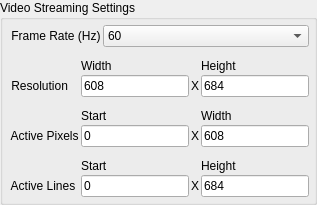
                    <widget class="QGroupBox" name="groupBox_VideoStreaming">
                     <property name="sizePolicy">
                      <sizepolicy hsizetype="Minimum" vsizetype="Minimum">
                       <horstretch>0</horstretch>
                       <verstretch>0</verstretch>
                      </sizepolicy>
                     </property>
                     <property name="title">
                      <string>Video Streaming Settings</string>
                     </property>
                     <layout class="QVBoxLayout" name="verticalLayout_32">
                      <property name="spacing">
                       <number>2</number>
                      </property>
                      <property name="leftMargin">
                       <number>5</number>
                      </property>
                      <property name="topMargin">
                       <number>5</number>
                      </property>
                      <property name="rightMargin">
                       <number>5</number>
                      </property>
                      <property name="bottomMargin">
                       <number>5</number>
                      </property>
                      <item>
                       <layout class="QFormLayout" name="formLayout">
                        <item row="0" column="0">
                         <widget class="QLabel" name="videoFrameRateLabel">
                          <property name="text">
                           <string> Frame Rate (Hz)</string>
                          </property>
                         </widget>
                        </item>
                        <item row="0" column="1">
                         <widget class="QComboBox" name="videoFrameRate">
                          <item>
                           <property name="text">
                            <string>60</string>
                           </property>
                          </item>
                          <item>
                           <property name="text">
                            <string>50</string>
                           </property>
                          </item>
                         </widget>
                        </item>
                       </layout>
                      </item>
                      <item>
                       <spacer name="verticalSpacer_3">
                        <property name="orientation">
                         <enum>Qt::Vertical</enum>
                        </property>
                        <property name="sizeType">
                         <enum>QSizePolicy::Fixed</enum>
                        </property>
                        <property name="sizeHint" stdset="0">
                         <size>
                          <width>20</width>
                          <height>10</height>
                         </size>
                        </property>
                       </spacer>
                      </item>
                      <item>
                       <layout class="QGridLayout" name="gridLayout">
                        <property name="spacing">
                         <number>2</number>
                        </property>
                        <item row="1" column="0">
                         <widget class="QLabel" name="resolutionLable">
                          <property name="text">
                           <string> Resolution</string>
                          </property>
                         </widget>
                        </item>
                        <item row="3" column="1">
                         <widget class="QLabel" name="firstPixLabel">
                          <property name="text">
                           <string>Start</string>
                          </property>
                         </widget>
                        </item>
                        <item row="6" column="3">
                         <widget class="QLabel" name="activeHeightLabel">
                          <property name="text">
                           <string>Height</string>
                          </property>
                         </widget>
                        </item>
                        <item row="4" column="0">
                         <widget class="QLabel" name="activePixLabel">
                          <property name="text">
                           <string> Active Pixels</string>
                          </property>
                         </widget>
                        </item>
                        <item row="3" column="3">
                         <widget class="QLabel" name="activeWidthLabel">
                          <property name="text">
                           <string>Width</string>
                          </property>
                         </widget>
                        </item>
                        <item row="7" column="0">
                         <widget class="QLabel" name="activeLineLabel">
                          <property name="text">
                           <string> Active Lines</string>
                          </property>
                         </widget>
                        </item>
                        <item row="5" column="0">
                         <spacer name="verticalSpacer">
                          <property name="orientation">
                           <enum>Qt::Vertical</enum>
                          </property>
                          <property name="sizeType">
                           <enum>QSizePolicy::Minimum</enum>
                          </property>
                          <property name="sizeHint" stdset="0">
                           <size>
                            <width>20</width>
                            <height>10</height>
                           </size>
                          </property>
                         </spacer>
                        </item>
                        <item row="6" column="1">
                         <widget class="QLabel" name="firstLineLabel">
                          <property name="text">
                           <string>Start</string>
                          </property>
                         </widget>
                        </item>
                        <item row="1" column="2">
                         <widget class="QLabel" name="xLabel">
                          <property name="text">
                           <string>X</string>
                          </property>
                         </widget>
                        </item>
                        <item row="1" column="1">
                         <widget class="QLineEdit" name="xResInput">
                          <property name="toolTip">
                           <string>&lt;!DOCTYPE HTML PUBLIC &quot;-//W3C//DTD HTML 4.0//EN&quot; &quot;http://www.w3.org/TR/REC-html40/strict.dtd&quot;&gt;
&lt;html&gt;&lt;head&gt;&lt;meta name=&quot;qrichtext&quot; content=&quot;1&quot; /&gt;&lt;style type=&quot;text/css&quot;&gt;
p, li { white-space: pre-wrap; }
&lt;/style&gt;&lt;/head&gt;&lt;body style=&quot; font-family:'MS Shell Dlg 2'; font-size:7.8pt; font-weight:400; font-style:normal;&quot;&gt;
&lt;p style=&quot; margin-top:0px; margin-bottom:0px; margin-left:0px; margin-right:0px; -qt-block-indent:0; text-indent:0px;&quot;&gt;&lt;span style=&quot; font-size:8pt;&quot;&gt;Supported Resolutions :&lt;/span&gt;&lt;/p&gt;
&lt;p style=&quot;-qt-paragraph-type:empty; margin-top:0px; margin-bottom:0px; margin-left:0px; margin-right:0px; -qt-block-indent:0; text-indent:0px; font-size:8pt;&quot;&gt;&lt;/p&gt;
&lt;p style=&quot;-qt-paragraph-type:empty; margin-top:0px; margin-bottom:0px; margin-left:0px; margin-right:0px; -qt-block-indent:0; text-indent:0px; font-size:8pt;&quot;&gt;&lt;/p&gt;
&lt;table border=&quot;0&quot; style=&quot; margin-top:0px; margin-bottom:0px; margin-left:0px; margin-right:0px;&quot; width=&quot;328&quot; cellspacing=&quot;0&quot; cellpadding=&quot;0&quot;&gt;
&lt;tr&gt;
&lt;td width=&quot;82&quot; style=&quot; vertical-align:bottom; padding-left:0; padding-right:0; padding-top:0; padding-bottom:0;&quot;&gt;
&lt;p style=&quot; margin-top:12px; margin-bottom:12px; margin-left:0px; margin-right:0px; -qt-block-indent:0; text-indent:0px;&quot;&gt;&lt;span style=&quot; font-size:8pt;&quot;&gt;240x320 &lt;/span&gt;&lt;/p&gt;&lt;/td&gt;
&lt;td width=&quot;82&quot; style=&quot; vertical-align:bottom; padding-left:0; padding-right:0; padding-top:0; padding-bottom:0;&quot;&gt;
&lt;p style=&quot; margin-top:12px; margin-bottom:12px; margin-left:0px; margin-right:0px; -qt-block-indent:0; text-indent:0px;&quot;&gt;&lt;span style=&quot; font-size:8pt;&quot;&gt;640x480 &lt;/span&gt;&lt;/p&gt;&lt;/td&gt;
&lt;td width=&quot;82&quot; style=&quot; vertical-align:bottom; padding-left:0; padding-right:0; padding-top:0; padding-bottom:0;&quot;&gt;
&lt;p style=&quot; margin-top:12px; margin-bottom:12px; margin-left:0px; margin-right:0px; -qt-block-indent:0; text-indent:0px;&quot;&gt;&lt;span style=&quot; font-size:8pt;&quot;&gt;480x852 &lt;/span&gt;&lt;/p&gt;&lt;/td&gt;
&lt;td width=&quot;82&quot; style=&quot; vertical-align:bottom; padding-left:0; padding-right:0; padding-top:0; padding-bottom:0;&quot;&gt;
&lt;p style=&quot; margin-top:12px; margin-bottom:12px; margin-left:0px; margin-right:0px; -qt-block-indent:0; text-indent:0px;&quot;&gt;&lt;span style=&quot; font-size:8pt;&quot;&gt;864x480 &lt;/span&gt;&lt;/p&gt;&lt;/td&gt;&lt;/tr&gt;
&lt;tr&gt;
&lt;td style=&quot; vertical-align:bottom; padding-left:0; padding-right:0; padding-top:0; padding-bottom:0;&quot;&gt;
&lt;p style=&quot; margin-top:12px; margin-bottom:12px; margin-left:0px; margin-right:0px; -qt-block-indent:0; text-indent:0px;&quot;&gt;&lt;span style=&quot; font-size:8pt;&quot;&gt;320x240 &lt;/span&gt;&lt;/p&gt;&lt;/td&gt;
&lt;td style=&quot; vertical-align:bottom; padding-left:0; padding-right:0; padding-top:0; padding-bottom:0;&quot;&gt;
&lt;p style=&quot; margin-top:12px; margin-bottom:12px; margin-left:0px; margin-right:0px; -qt-block-indent:0; text-indent:0px;&quot;&gt;&lt;span style=&quot; font-size:8pt;&quot;&gt;480x720 &lt;/span&gt;&lt;/p&gt;&lt;/td&gt;
&lt;td style=&quot; vertical-align:bottom; padding-left:0; padding-right:0; padding-top:0; padding-bottom:0;&quot;&gt;
&lt;p style=&quot; margin-top:12px; margin-bottom:12px; margin-left:0px; margin-right:0px; -qt-block-indent:0; text-indent:0px;&quot;&gt;&lt;span style=&quot; font-size:8pt;&quot;&gt;852x480 &lt;/span&gt;&lt;/p&gt;&lt;/td&gt;
&lt;td style=&quot; vertical-align:bottom; padding-left:0; padding-right:0; padding-top:0; padding-bottom:0;&quot;&gt;
&lt;p style=&quot; margin-top:12px; margin-bottom:12px; margin-left:0px; margin-right:0px; -qt-block-indent:0; text-indent:0px;&quot;&gt;&lt;span style=&quot; font-size:8pt;&quot;&gt;720x240 &lt;/span&gt;&lt;/p&gt;&lt;/td&gt;&lt;/tr&gt;
&lt;tr&gt;
&lt;td style=&quot; vertical-align:bottom; padding-left:0; padding-right:0; padding-top:0; padding-bottom:0;&quot;&gt;
&lt;p style=&quot; margin-top:12px; margin-bottom:12px; margin-left:0px; margin-right:0px; -qt-block-indent:0; text-indent:0px;&quot;&gt;&lt;span style=&quot; font-size:8pt;&quot;&gt;240x427 &lt;/span&gt;&lt;/p&gt;&lt;/td&gt;
&lt;td style=&quot; vertical-align:bottom; padding-left:0; padding-right:0; padding-top:0; padding-bottom:0;&quot;&gt;
&lt;p style=&quot; margin-top:12px; margin-bottom:12px; margin-left:0px; margin-right:0px; -qt-block-indent:0; text-indent:0px;&quot;&gt;&lt;span style=&quot; font-size:8pt;&quot;&gt;720x480 &lt;/span&gt;&lt;/p&gt;&lt;/td&gt;
&lt;td style=&quot; vertical-align:bottom; padding-left:0; padding-right:0; padding-top:0; padding-bottom:0;&quot;&gt;
&lt;p style=&quot; margin-top:12px; margin-bottom:12px; margin-left:0px; margin-right:0px; -qt-block-indent:0; text-indent:0px;&quot;&gt;&lt;span style=&quot; font-size:8pt;&quot;&gt;480x853 &lt;/span&gt;&lt;/p&gt;&lt;/td&gt;
&lt;td style=&quot; vertical-align:bottom; padding-left:0; padding-right:0; padding-top:0; padding-bottom:0;&quot;&gt;
&lt;p style=&quot; margin-top:12px; margin-bottom:12px; margin-left:0px; margin-right:0px; -qt-block-indent:0; text-indent:0px;&quot;&gt;&lt;span style=&quot; font-size:8pt;&quot;&gt;720x288 &lt;/span&gt;&lt;/p&gt;&lt;/td&gt;&lt;/tr&gt;
&lt;tr&gt;
&lt;td style=&quot; vertical-align:bottom; padding-left:0; padding-right:0; padding-top:0; padding-bottom:0;&quot;&gt;
&lt;p style=&quot; margin-top:12px; margin-bottom:12px; margin-left:0px; margin-right:0px; -qt-block-indent:0; text-indent:0px;&quot;&gt;&lt;span style=&quot; font-size:8pt;&quot;&gt;427x240 &lt;/span&gt;&lt;/p&gt;&lt;/td&gt;
&lt;td style=&quot; vertical-align:bottom; padding-left:0; padding-right:0; padding-top:0; padding-bottom:0;&quot;&gt;
&lt;p style=&quot; margin-top:12px; margin-bottom:12px; margin-left:0px; margin-right:0px; -qt-block-indent:0; text-indent:0px;&quot;&gt;&lt;span style=&quot; font-size:8pt;&quot;&gt;480x752 &lt;/span&gt;&lt;/p&gt;&lt;/td&gt;
&lt;td style=&quot; vertical-align:bottom; padding-left:0; padding-right:0; padding-top:0; padding-bottom:0;&quot;&gt;
&lt;p style=&quot; margin-top:12px; margin-bottom:12px; margin-left:0px; margin-right:0px; -qt-block-indent:0; text-indent:0px;&quot;&gt;&lt;span style=&quot; font-size:8pt;&quot;&gt;853x480 &lt;/span&gt;&lt;/p&gt;&lt;/td&gt;
&lt;td style=&quot; vertical-align:bottom; padding-left:0; padding-right:0; padding-top:0; padding-bottom:0;&quot;&gt;
&lt;p style=&quot; margin-top:12px; margin-bottom:12px; margin-left:0px; margin-right:0px; -qt-block-indent:0; text-indent:0px;&quot;&gt;&lt;span style=&quot; font-size:8pt;&quot;&gt;360x640 &lt;/span&gt;&lt;/p&gt;&lt;/td&gt;&lt;/tr&gt;
&lt;tr&gt;
&lt;td style=&quot; vertical-align:bottom; padding-left:0; padding-right:0; padding-top:0; padding-bottom:0;&quot;&gt;
&lt;p style=&quot; margin-top:12px; margin-bottom:12px; margin-left:0px; margin-right:0px; -qt-block-indent:0; text-indent:0px;&quot;&gt;&lt;span style=&quot; font-size:8pt;&quot;&gt;430x640 &lt;/span&gt;&lt;/p&gt;&lt;/td&gt;
&lt;td style=&quot; vertical-align:bottom; padding-left:0; padding-right:0; padding-top:0; padding-bottom:0;&quot;&gt;
&lt;p style=&quot; margin-top:12px; margin-bottom:12px; margin-left:0px; margin-right:0px; -qt-block-indent:0; text-indent:0px;&quot;&gt;&lt;span style=&quot; font-size:8pt;&quot;&gt;752x480 &lt;/span&gt;&lt;/p&gt;&lt;/td&gt;
&lt;td style=&quot; vertical-align:bottom; padding-left:0; padding-right:0; padding-top:0; padding-bottom:0;&quot;&gt;
&lt;p style=&quot; margin-top:12px; margin-bottom:12px; margin-left:0px; margin-right:0px; -qt-block-indent:0; text-indent:0px;&quot;&gt;&lt;span style=&quot; font-size:8pt;&quot;&gt;480x853 &lt;/span&gt;&lt;/p&gt;&lt;/td&gt;
&lt;td style=&quot; vertical-align:bottom; padding-left:0; padding-right:0; padding-top:0; padding-bottom:0;&quot;&gt;
&lt;p style=&quot; margin-top:12px; margin-bottom:12px; margin-left:0px; margin-right:0px; -qt-block-indent:0; text-indent:0px;&quot;&gt;&lt;span style=&quot; font-size:8pt;&quot;&gt;640x360 &lt;/span&gt;&lt;/p&gt;&lt;/td&gt;&lt;/tr&gt;
&lt;tr&gt;
&lt;td style=&quot; vertical-align:bottom; padding-left:0; padding-right:0; padding-top:0; padding-bottom:0;&quot;&gt;
&lt;p style=&quot; margin-top:12px; margin-bottom:12px; margin-left:0px; margin-right:0px; -qt-block-indent:0; text-indent:0px;&quot;&gt;&lt;span style=&quot; font-size:8pt;&quot;&gt;640x430 &lt;/span&gt;&lt;/p&gt;&lt;/td&gt;
&lt;td style=&quot; vertical-align:bottom; padding-left:0; padding-right:0; padding-top:0; padding-bottom:0;&quot;&gt;
&lt;p style=&quot; margin-top:12px; margin-bottom:12px; margin-left:0px; margin-right:0px; -qt-block-indent:0; text-indent:0px;&quot;&gt;&lt;span style=&quot; font-size:8pt;&quot;&gt;480x800 &lt;/span&gt;&lt;/p&gt;&lt;/td&gt;
&lt;td style=&quot; vertical-align:bottom; padding-left:0; padding-right:0; padding-top:0; padding-bottom:0;&quot;&gt;
&lt;p style=&quot; margin-top:12px; margin-bottom:12px; margin-left:0px; margin-right:0px; -qt-block-indent:0; text-indent:0px;&quot;&gt;&lt;span style=&quot; font-size:8pt;&quot;&gt;854x480 &lt;/span&gt;&lt;/p&gt;&lt;/td&gt;
&lt;td style=&quot; vertical-align:bottom; padding-left:0; padding-right:0; padding-top:0; padding-bottom:0;&quot;&gt;
&lt;p style=&quot; margin-top:12px; margin-bottom:12px; margin-left:0px; margin-right:0px; -qt-block-indent:0; text-indent:0px;&quot;&gt;&lt;span style=&quot; font-size:8pt;&quot;&gt;854x480 &lt;/span&gt;&lt;/p&gt;&lt;/td&gt;&lt;/tr&gt;
&lt;tr&gt;
&lt;td style=&quot; vertical-align:bottom; padding-left:0; padding-right:0; padding-top:0; padding-bottom:0;&quot;&gt;
&lt;p style=&quot; margin-top:12px; margin-bottom:12px; margin-left:0px; margin-right:0px; -qt-block-indent:0; text-indent:0px;&quot;&gt;&lt;span style=&quot; font-size:8pt;&quot;&gt;480x640 &lt;/span&gt;&lt;/p&gt;&lt;/td&gt;
&lt;td style=&quot; vertical-align:bottom; padding-left:0; padding-right:0; padding-top:0; padding-bottom:0;&quot;&gt;
&lt;p style=&quot; margin-top:12px; margin-bottom:12px; margin-left:0px; margin-right:0px; -qt-block-indent:0; text-indent:0px;&quot;&gt;&lt;span style=&quot; font-size:8pt;&quot;&gt;800x480 &lt;/span&gt;&lt;/p&gt;&lt;/td&gt;
&lt;td style=&quot; vertical-align:bottom; padding-left:0; padding-right:0; padding-top:0; padding-bottom:0;&quot;&gt;
&lt;p style=&quot; margin-top:12px; margin-bottom:12px; margin-left:0px; margin-right:0px; -qt-block-indent:0; text-indent:0px;&quot;&gt;&lt;span style=&quot; font-size:8pt;&quot;&gt;480x854 &lt;/span&gt;&lt;/p&gt;&lt;/td&gt;
&lt;td style=&quot; vertical-align:bottom; padding-left:0; padding-right:0; padding-top:0; padding-bottom:0;&quot;&gt;
&lt;p style=&quot; margin-top:12px; margin-bottom:12px; margin-left:0px; margin-right:0px; -qt-block-indent:0; text-indent:0px;&quot;&gt;&lt;span style=&quot; font-size:8pt;&quot;&gt;608x684 &lt;/span&gt;&lt;/p&gt;&lt;/td&gt;&lt;/tr&gt;&lt;/table&gt;&lt;/body&gt;&lt;/html&gt;</string>
                          </property>
                          <property name="text">
                           <string>608</string>
                          </property>
                         </widget>
                        </item>
                        <item row="7" column="1">
                         <widget class="QLineEdit" name="firstLineInput">
                          <property name="toolTip">
                           <string>Range : 0 - Y Resolution</string>
                          </property>
                          <property name="text">
                           <string>0</string>
                          </property>
                         </widget>
                        </item>
                        <item row="1" column="3">
                         <widget class="QLineEdit" name="yResInput">
                          <property name="toolTip">
                           <string>&lt;!DOCTYPE HTML PUBLIC &quot;-//W3C//DTD HTML 4.0//EN&quot; &quot;http://www.w3.org/TR/REC-html40/strict.dtd&quot;&gt;
&lt;html&gt;&lt;head&gt;&lt;meta name=&quot;qrichtext&quot; content=&quot;1&quot; /&gt;&lt;style type=&quot;text/css&quot;&gt;
p, li { white-space: pre-wrap; }
&lt;/style&gt;&lt;/head&gt;&lt;body style=&quot; font-family:'MS Shell Dlg 2'; font-size:7.8pt; font-weight:400; font-style:normal;&quot;&gt;
&lt;p style=&quot; margin-top:0px; margin-bottom:0px; margin-left:0px; margin-right:0px; -qt-block-indent:0; text-indent:0px;&quot;&gt;&lt;span style=&quot; font-size:8pt;&quot;&gt;Supported Resolutions :&lt;/span&gt;&lt;/p&gt;
&lt;p style=&quot;-qt-paragraph-type:empty; margin-top:0px; margin-bottom:0px; margin-left:0px; margin-right:0px; -qt-block-indent:0; text-indent:0px; font-size:8pt;&quot;&gt;&lt;/p&gt;
&lt;p style=&quot;-qt-paragraph-type:empty; margin-top:0px; margin-bottom:0px; margin-left:0px; margin-right:0px; -qt-block-indent:0; text-indent:0px; font-size:8pt;&quot;&gt;&lt;/p&gt;
&lt;table border=&quot;0&quot; style=&quot; margin-top:0px; margin-bottom:0px; margin-left:0px; margin-right:0px;&quot; width=&quot;328&quot; cellspacing=&quot;0&quot; cellpadding=&quot;0&quot;&gt;
&lt;tr&gt;
&lt;td width=&quot;82&quot; style=&quot; vertical-align:bottom; padding-left:0; padding-right:0; padding-top:0; padding-bottom:0;&quot;&gt;
&lt;p style=&quot; margin-top:12px; margin-bottom:12px; margin-left:0px; margin-right:0px; -qt-block-indent:0; text-indent:0px;&quot;&gt;&lt;span style=&quot; font-size:8pt;&quot;&gt;240x320 &lt;/span&gt;&lt;/p&gt;&lt;/td&gt;
&lt;td width=&quot;82&quot; style=&quot; vertical-align:bottom; padding-left:0; padding-right:0; padding-top:0; padding-bottom:0;&quot;&gt;
&lt;p style=&quot; margin-top:12px; margin-bottom:12px; margin-left:0px; margin-right:0px; -qt-block-indent:0; text-indent:0px;&quot;&gt;&lt;span style=&quot; font-size:8pt;&quot;&gt;640x480 &lt;/span&gt;&lt;/p&gt;&lt;/td&gt;
&lt;td width=&quot;82&quot; style=&quot; vertical-align:bottom; padding-left:0; padding-right:0; padding-top:0; padding-bottom:0;&quot;&gt;
&lt;p style=&quot; margin-top:12px; margin-bottom:12px; margin-left:0px; margin-right:0px; -qt-block-indent:0; text-indent:0px;&quot;&gt;&lt;span style=&quot; font-size:8pt;&quot;&gt;480x852 &lt;/span&gt;&lt;/p&gt;&lt;/td&gt;
&lt;td width=&quot;82&quot; style=&quot; vertical-align:bottom; padding-left:0; padding-right:0; padding-top:0; padding-bottom:0;&quot;&gt;
&lt;p style=&quot; margin-top:12px; margin-bottom:12px; margin-left:0px; margin-right:0px; -qt-block-indent:0; text-indent:0px;&quot;&gt;&lt;span style=&quot; font-size:8pt;&quot;&gt;864x480 &lt;/span&gt;&lt;/p&gt;&lt;/td&gt;&lt;/tr&gt;
&lt;tr&gt;
&lt;td style=&quot; vertical-align:bottom; padding-left:0; padding-right:0; padding-top:0; padding-bottom:0;&quot;&gt;
&lt;p style=&quot; margin-top:12px; margin-bottom:12px; margin-left:0px; margin-right:0px; -qt-block-indent:0; text-indent:0px;&quot;&gt;&lt;span style=&quot; font-size:8pt;&quot;&gt;320x240 &lt;/span&gt;&lt;/p&gt;&lt;/td&gt;
&lt;td style=&quot; vertical-align:bottom; padding-left:0; padding-right:0; padding-top:0; padding-bottom:0;&quot;&gt;
&lt;p style=&quot; margin-top:12px; margin-bottom:12px; margin-left:0px; margin-right:0px; -qt-block-indent:0; text-indent:0px;&quot;&gt;&lt;span style=&quot; font-size:8pt;&quot;&gt;480x720 &lt;/span&gt;&lt;/p&gt;&lt;/td&gt;
&lt;td style=&quot; vertical-align:bottom; padding-left:0; padding-right:0; padding-top:0; padding-bottom:0;&quot;&gt;
&lt;p style=&quot; margin-top:12px; margin-bottom:12px; margin-left:0px; margin-right:0px; -qt-block-indent:0; text-indent:0px;&quot;&gt;&lt;span style=&quot; font-size:8pt;&quot;&gt;852x480 &lt;/span&gt;&lt;/p&gt;&lt;/td&gt;
&lt;td style=&quot; vertical-align:bottom; padding-left:0; padding-right:0; padding-top:0; padding-bottom:0;&quot;&gt;
&lt;p style=&quot; margin-top:12px; margin-bottom:12px; margin-left:0px; margin-right:0px; -qt-block-indent:0; text-indent:0px;&quot;&gt;&lt;span style=&quot; font-size:8pt;&quot;&gt;720x240 &lt;/span&gt;&lt;/p&gt;&lt;/td&gt;&lt;/tr&gt;
&lt;tr&gt;
&lt;td style=&quot; vertical-align:bottom; padding-left:0; padding-right:0; padding-top:0; padding-bottom:0;&quot;&gt;
&lt;p style=&quot; margin-top:12px; margin-bottom:12px; margin-left:0px; margin-right:0px; -qt-block-indent:0; text-indent:0px;&quot;&gt;&lt;span style=&quot; font-size:8pt;&quot;&gt;240x427 &lt;/span&gt;&lt;/p&gt;&lt;/td&gt;
&lt;td style=&quot; vertical-align:bottom; padding-left:0; padding-right:0; padding-top:0; padding-bottom:0;&quot;&gt;
&lt;p style=&quot; margin-top:12px; margin-bottom:12px; margin-left:0px; margin-right:0px; -qt-block-indent:0; text-indent:0px;&quot;&gt;&lt;span style=&quot; font-size:8pt;&quot;&gt;720x480 &lt;/span&gt;&lt;/p&gt;&lt;/td&gt;
&lt;td style=&quot; vertical-align:bottom; padding-left:0; padding-right:0; padding-top:0; padding-bottom:0;&quot;&gt;
&lt;p style=&quot; margin-top:12px; margin-bottom:12px; margin-left:0px; margin-right:0px; -qt-block-indent:0; text-indent:0px;&quot;&gt;&lt;span style=&quot; font-size:8pt;&quot;&gt;480x853 &lt;/span&gt;&lt;/p&gt;&lt;/td&gt;
&lt;td style=&quot; vertical-align:bottom; padding-left:0; padding-right:0; padding-top:0; padding-bottom:0;&quot;&gt;
&lt;p style=&quot; margin-top:12px; margin-bottom:12px; margin-left:0px; margin-right:0px; -qt-block-indent:0; text-indent:0px;&quot;&gt;&lt;span style=&quot; font-size:8pt;&quot;&gt;720x288 &lt;/span&gt;&lt;/p&gt;&lt;/td&gt;&lt;/tr&gt;
&lt;tr&gt;
&lt;td style=&quot; vertical-align:bottom; padding-left:0; padding-right:0; padding-top:0; padding-bottom:0;&quot;&gt;
&lt;p style=&quot; margin-top:12px; margin-bottom:12px; margin-left:0px; margin-right:0px; -qt-block-indent:0; text-indent:0px;&quot;&gt;&lt;span style=&quot; font-size:8pt;&quot;&gt;427x240 &lt;/span&gt;&lt;/p&gt;&lt;/td&gt;
&lt;td style=&quot; vertical-align:bottom; padding-left:0; padding-right:0; padding-top:0; padding-bottom:0;&quot;&gt;
&lt;p style=&quot; margin-top:12px; margin-bottom:12px; margin-left:0px; margin-right:0px; -qt-block-indent:0; text-indent:0px;&quot;&gt;&lt;span style=&quot; font-size:8pt;&quot;&gt;480x752 &lt;/span&gt;&lt;/p&gt;&lt;/td&gt;
&lt;td style=&quot; vertical-align:bottom; padding-left:0; padding-right:0; padding-top:0; padding-bottom:0;&quot;&gt;
&lt;p style=&quot; margin-top:12px; margin-bottom:12px; margin-left:0px; margin-right:0px; -qt-block-indent:0; text-indent:0px;&quot;&gt;&lt;span style=&quot; font-size:8pt;&quot;&gt;853x480 &lt;/span&gt;&lt;/p&gt;&lt;/td&gt;
&lt;td style=&quot; vertical-align:bottom; padding-left:0; padding-right:0; padding-top:0; padding-bottom:0;&quot;&gt;
&lt;p style=&quot; margin-top:12px; margin-bottom:12px; margin-left:0px; margin-right:0px; -qt-block-indent:0; text-indent:0px;&quot;&gt;&lt;span style=&quot; font-size:8pt;&quot;&gt;360x640 &lt;/span&gt;&lt;/p&gt;&lt;/td&gt;&lt;/tr&gt;
&lt;tr&gt;
&lt;td style=&quot; vertical-align:bottom; padding-left:0; padding-right:0; padding-top:0; padding-bottom:0;&quot;&gt;
&lt;p style=&quot; margin-top:12px; margin-bottom:12px; margin-left:0px; margin-right:0px; -qt-block-indent:0; text-indent:0px;&quot;&gt;&lt;span style=&quot; font-size:8pt;&quot;&gt;430x640 &lt;/span&gt;&lt;/p&gt;&lt;/td&gt;
&lt;td style=&quot; vertical-align:bottom; padding-left:0; padding-right:0; padding-top:0; padding-bottom:0;&quot;&gt;
&lt;p style=&quot; margin-top:12px; margin-bottom:12px; margin-left:0px; margin-right:0px; -qt-block-indent:0; text-indent:0px;&quot;&gt;&lt;span style=&quot; font-size:8pt;&quot;&gt;752x480 &lt;/span&gt;&lt;/p&gt;&lt;/td&gt;
&lt;td style=&quot; vertical-align:bottom; padding-left:0; padding-right:0; padding-top:0; padding-bottom:0;&quot;&gt;
&lt;p style=&quot; margin-top:12px; margin-bottom:12px; margin-left:0px; margin-right:0px; -qt-block-indent:0; text-indent:0px;&quot;&gt;&lt;span style=&quot; font-size:8pt;&quot;&gt;480x853 &lt;/span&gt;&lt;/p&gt;&lt;/td&gt;
&lt;td style=&quot; vertical-align:bottom; padding-left:0; padding-right:0; padding-top:0; padding-bottom:0;&quot;&gt;
&lt;p style=&quot; margin-top:12px; margin-bottom:12px; margin-left:0px; margin-right:0px; -qt-block-indent:0; text-indent:0px;&quot;&gt;&lt;span style=&quot; font-size:8pt;&quot;&gt;640x360 &lt;/span&gt;&lt;/p&gt;&lt;/td&gt;&lt;/tr&gt;
&lt;tr&gt;
&lt;td style=&quot; vertical-align:bottom; padding-left:0; padding-right:0; padding-top:0; padding-bottom:0;&quot;&gt;
&lt;p style=&quot; margin-top:12px; margin-bottom:12px; margin-left:0px; margin-right:0px; -qt-block-indent:0; text-indent:0px;&quot;&gt;&lt;span style=&quot; font-size:8pt;&quot;&gt;640x430 &lt;/span&gt;&lt;/p&gt;&lt;/td&gt;
&lt;td style=&quot; vertical-align:bottom; padding-left:0; padding-right:0; padding-top:0; padding-bottom:0;&quot;&gt;
&lt;p style=&quot; margin-top:12px; margin-bottom:12px; margin-left:0px; margin-right:0px; -qt-block-indent:0; text-indent:0px;&quot;&gt;&lt;span style=&quot; font-size:8pt;&quot;&gt;480x800 &lt;/span&gt;&lt;/p&gt;&lt;/td&gt;
&lt;td style=&quot; vertical-align:bottom; padding-left:0; padding-right:0; padding-top:0; padding-bottom:0;&quot;&gt;
&lt;p style=&quot; margin-top:12px; margin-bottom:12px; margin-left:0px; margin-right:0px; -qt-block-indent:0; text-indent:0px;&quot;&gt;&lt;span style=&quot; font-size:8pt;&quot;&gt;854x480 &lt;/span&gt;&lt;/p&gt;&lt;/td&gt;
&lt;td style=&quot; vertical-align:bottom; padding-left:0; padding-right:0; padding-top:0; padding-bottom:0;&quot;&gt;
&lt;p style=&quot; margin-top:12px; margin-bottom:12px; margin-left:0px; margin-right:0px; -qt-block-indent:0; text-indent:0px;&quot;&gt;&lt;span style=&quot; font-size:8pt;&quot;&gt;854x480 &lt;/span&gt;&lt;/p&gt;&lt;/td&gt;&lt;/tr&gt;
&lt;tr&gt;
&lt;td style=&quot; vertical-align:bottom; padding-left:0; padding-right:0; padding-top:0; padding-bottom:0;&quot;&gt;
&lt;p style=&quot; margin-top:12px; margin-bottom:12px; margin-left:0px; margin-right:0px; -qt-block-indent:0; text-indent:0px;&quot;&gt;&lt;span style=&quot; font-size:8pt;&quot;&gt;480x640 &lt;/span&gt;&lt;/p&gt;&lt;/td&gt;
&lt;td style=&quot; vertical-align:bottom; padding-left:0; padding-right:0; padding-top:0; padding-bottom:0;&quot;&gt;
&lt;p style=&quot; margin-top:12px; margin-bottom:12px; margin-left:0px; margin-right:0px; -qt-block-indent:0; text-indent:0px;&quot;&gt;&lt;span style=&quot; font-size:8pt;&quot;&gt;800x480 &lt;/span&gt;&lt;/p&gt;&lt;/td&gt;
&lt;td style=&quot; vertical-align:bottom; padding-left:0; padding-right:0; padding-top:0; padding-bottom:0;&quot;&gt;
&lt;p style=&quot; margin-top:12px; margin-bottom:12px; margin-left:0px; margin-right:0px; -qt-block-indent:0; text-indent:0px;&quot;&gt;&lt;span style=&quot; font-size:8pt;&quot;&gt;480x854 &lt;/span&gt;&lt;/p&gt;&lt;/td&gt;
&lt;td style=&quot; vertical-align:bottom; padding-left:0; padding-right:0; padding-top:0; padding-bottom:0;&quot;&gt;
&lt;p style=&quot; margin-top:12px; margin-bottom:12px; margin-left:0px; margin-right:0px; -qt-block-indent:0; text-indent:0px;&quot;&gt;&lt;span style=&quot; font-size:8pt;&quot;&gt;608x684 &lt;/span&gt;&lt;/p&gt;&lt;/td&gt;&lt;/tr&gt;&lt;/table&gt;&lt;/body&gt;&lt;/html&gt;</string>
                          </property>
                          <property name="text">
                           <string>684</string>
                          </property>
                         </widget>
                        </item>
                        <item row="7" column="3">
                         <widget class="QLineEdit" name="activeHeightInput">
                          <property name="toolTip">
                           <string>Range :  0 - (Y Resolution - Start)</string>
                          </property>
                          <property name="text">
                           <string>684</string>
                          </property>
                         </widget>
                        </item>
                        <item row="4" column="3">
                         <widget class="QLineEdit" name="activeWidthInput">
                          <property name="toolTip">
                           <string>Range : 0 - (X Resolution - Start)</string>
                          </property>
                          <property name="text">
                           <string>608</string>
                          </property>
                         </widget>
                        </item>
                        <item row="4" column="1">
                         <widget class="QLineEdit" name="firstPixInput">
                          <property name="toolTip">
                           <string>Range : 0 - X Resolution</string>
                          </property>
                          <property name="text">
                           <string>0</string>
                          </property>
                         </widget>
                        </item>
                        <item row="2" column="0">
                         <spacer name="verticalSpacer_2">
                          <property name="orientation">
                           <enum>Qt::Vertical</enum>
                          </property>
                          <property name="sizeType">
                           <enum>QSizePolicy::Minimum</enum>
                          </property>
                          <property name="sizeHint" stdset="0">
                           <size>
                            <width>20</width>
                            <height>10</height>
                           </size>
                          </property>
                         </spacer>
                        </item>
                        <item row="0" column="1">
                         <widget class="QLabel" name="activeWidthLabel_3">
                          <property name="text">
                           <string>Width</string>
                          </property>
                         </widget>
                        </item>
                        <item row="0" column="3">
                         <widget class="QLabel" name="activeHeightLabel_3">
                          <property name="text">
                           <string>Height</string>
                          </property>
                         </widget>
                        </item>
                        <item row="4" column="2">
                         <widget class="QLabel" name="xLabel_3">
                          <property name="text">
                           <string>X</string>
                          </property>
                         </widget>
                        </item>
                        <item row="7" column="2">
                         <widget class="QLabel" name="xLabel_4">
                          <property name="text">
                           <string>X</string>
                          </property>
                         </widget>
                        </item>
                       </layout>
                      </item>
                     </layout>
                    </widget>
